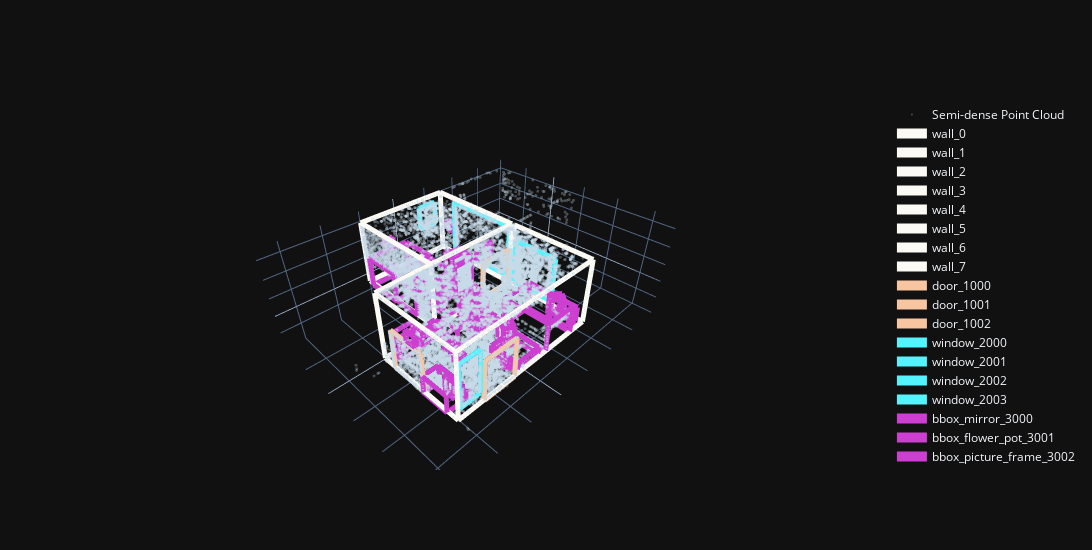

The notebook cell saved with this chart:
### Markdown cell above
# Visualisation

### Code cell
plot_3d_scene(
    lang_seq,
    point_cloud_obj.points,
    max_points_to_plot=50_000,
    fig_width=1100,
)
